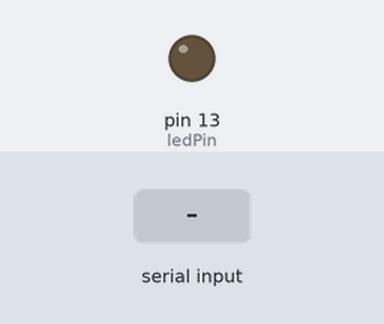
Recording of a sketch running on a simulated Arduino Uno, built with avr-gcc and run on an emulated ATmega328P. On the bench: output pins drawn as LEDs (lit = HIGH). Dashed ring = blinking. The inputs (shaded band) are chosen by the test bench. What the sketch prints to the serial monitor is not drawn.

Above: at 1.2 s.
1.3 s: "90,45\n" received over Serial
At 1.4 s:
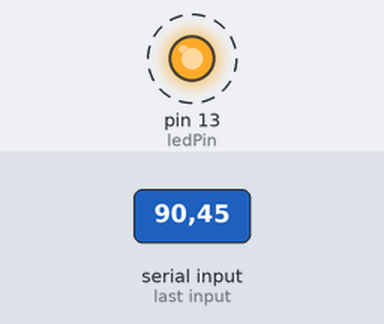
Timing chart, 0 to 10.3 s (numbered marks = the images above; inputs shaded):
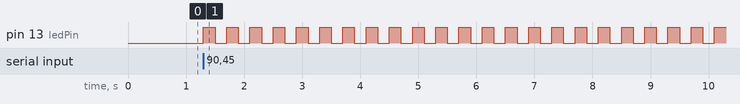

Measured:
- after the input at 1.3 s, pin 13 (ledPin): alternates HIGH for 0.20 s and LOW for 0.20 s, starting at once

The sketch:

day06-serial-blink-count.ino
```cpp
// Day 6 (warm-up) - Type a number in the Serial Monitor, the LED blinks that many times
// Topics: Serial.available, Serial.parseFloat, round(), clearing the input buffer
// Typing 3.7 blinks 4 times because the value is read as float then rounded.

int dt = 200;
float preNumber;
int numBlinks;
int ledPin = 13;
String msg = "How many times you want to blink: ";

void setup() {
  Serial.begin(115200);
  pinMode(ledPin, OUTPUT);
}

void loop() {
  Serial.println(msg);
  while (Serial.available() == 0) {}   // wait for input
  preNumber = Serial.parseFloat();
  numBlinks = round(preNumber);
  for (int start = 1; start <= numBlinks; start++) {
    digitalWrite(ledPin, HIGH);
    delay(dt);
    digitalWrite(ledPin, LOW);
    delay(dt);
  }
  while (Serial.available() >= 1) {    // throw away leftover characters (e.g. newline)
    Serial.read();
  }
}
```
